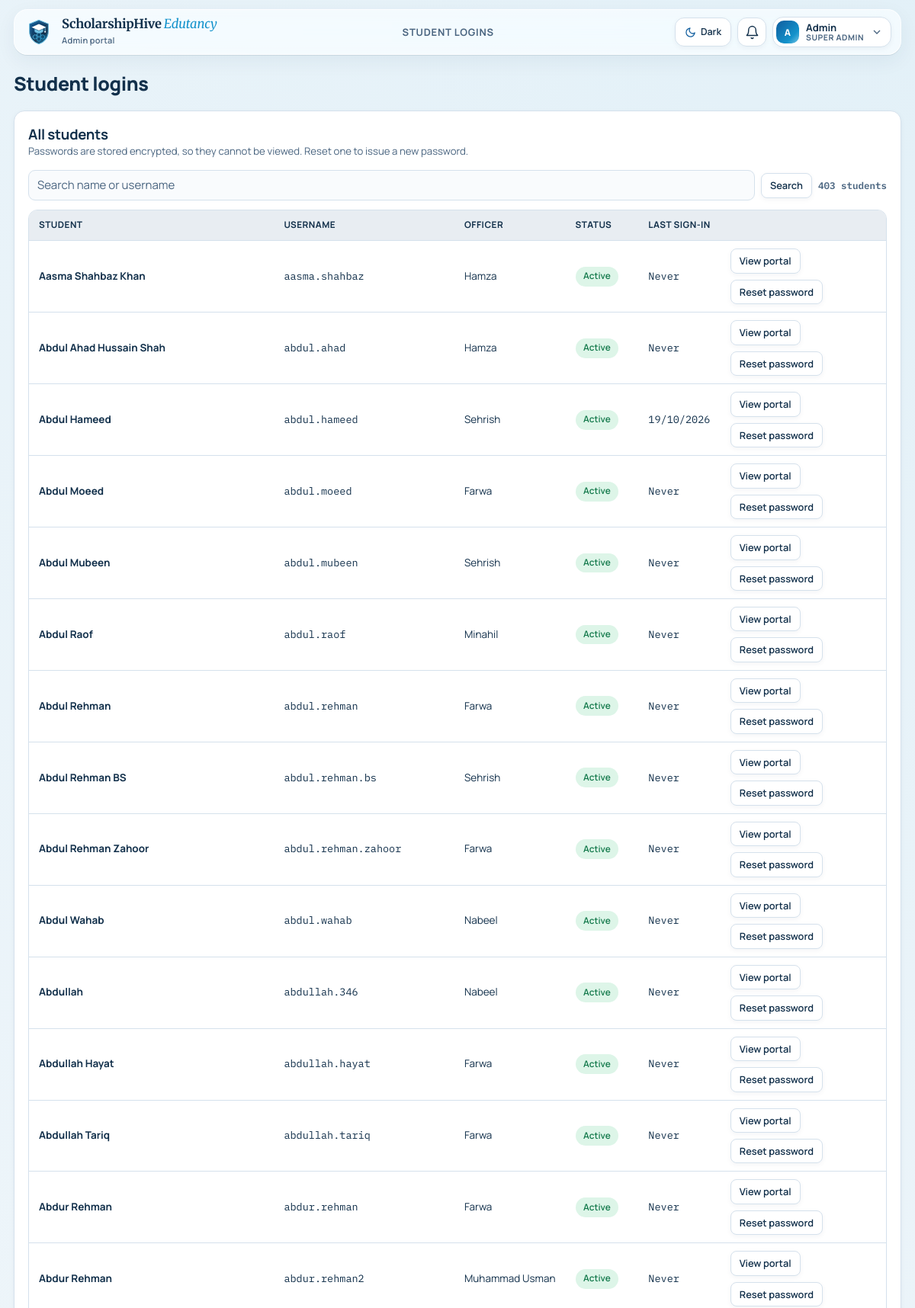
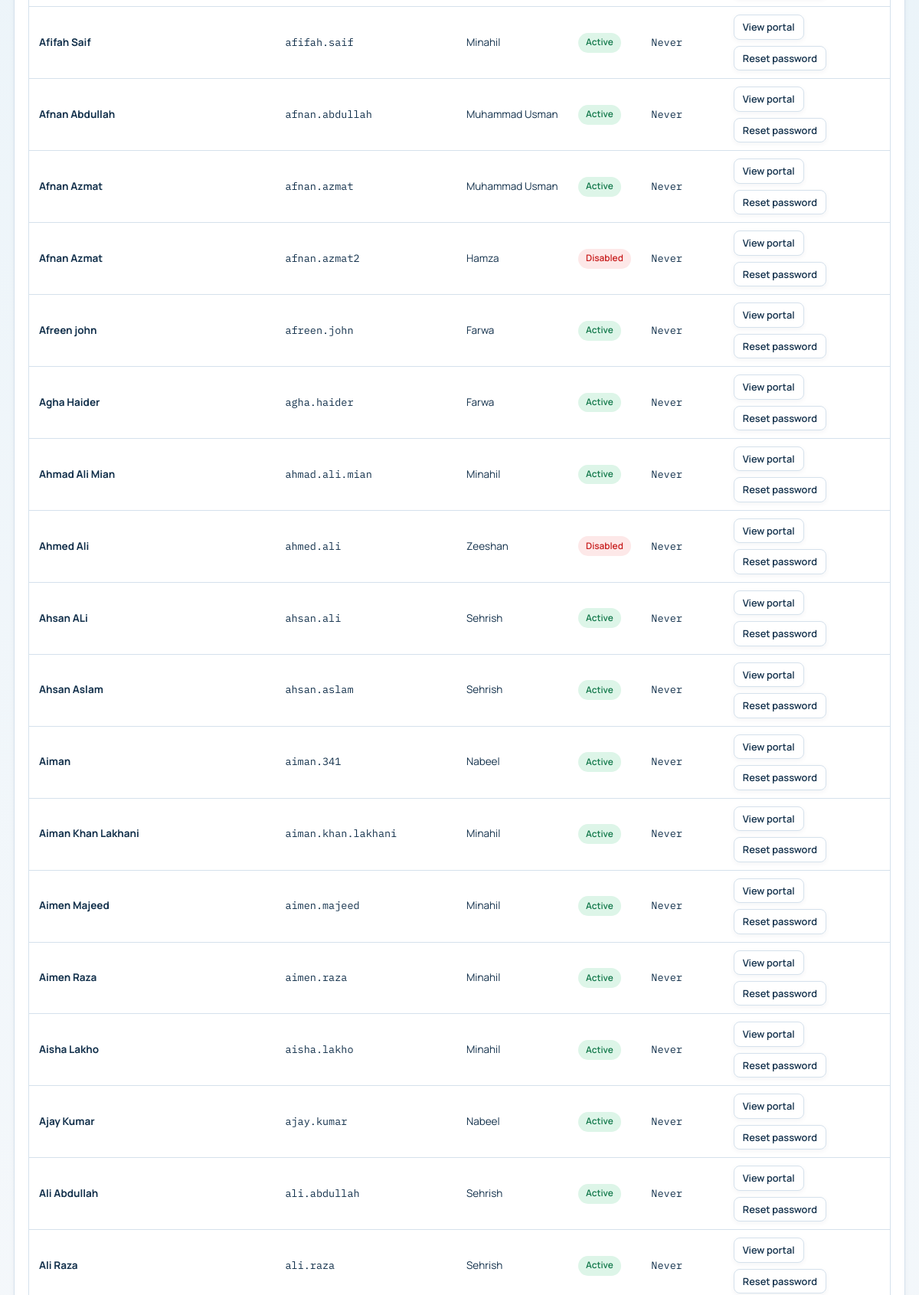
Page /admin/logins.php (signed in, upper part) on the committed database (2 pictures, top to bottom).
### tables this page shows
CREATE TABLE "users" (
  id                   INTEGER PRIMARY KEY AUTOINCREMENT,
  name                 TEXT NOT NULL,
  username             TEXT NOT NULL UNIQUE,
  password_hash        TEXT NOT NULL,
  role                 TEXT NOT NULL CHECK(role IN ('super_admin','admin','pms_lead','counselor','processing_staff','officer','student')),
  student_id           INTEGER NULL UNIQUE,
  active               INTEGER NOT NULL DEFAULT 1,
  must_change_password INTEGER NOT NULL DEFAULT 1,
  last_login           TEXT NULL,
  created_at           TEXT NOT NULL, department TEXT DEFAULT 'backend', session_token TEXT NULL, session_started_at TEXT NULL, session_ip TEXT NULL, session_agent TEXT NULL, email TEXT NULL, phone TEXT NULL, branch TEXT NULL, job_title TEXT NULL, permissions TEXT NULL,
  FOREIGN KEY (student_id) REFERENCES students(id) ON DELETE CASCADE
);

CREATE TABLE students (
  id                INTEGER PRIMARY KEY AUTOINCREMENT,
  name              TEXT NOT NULL,
  counselor         TEXT NULL,
  officer_id        INTEGER NULL,
  entered_by        INTEGER NULL,
  refund            TEXT NULL,
  branch            TEXT NULL,
  intake            TEXT NULL,
  received_date     TEXT NULL,
  consult1          TEXT NULL,
  consent           TEXT NULL,
  docs_checklist    TEXT NULL,
  initial_meeting   TEXT NULL,
  follow_up_1       TEXT NULL,
  recorded_uploaded TEXT NULL,
  drive_link        TEXT NULL,
  meeting_priority  TEXT NULL,
  second_meeting    TEXT NULL,
  follow_up_2       TEXT NULL,
  tax_meeting       TEXT NULL,
  follow_up_3       TEXT NULL,
  offer             TEXT NULL,
  consult2          TEXT NULL,
  disc2             TEXT NULL,
  enrollment        TEXT NULL,
  consult3          TEXT NULL,
  disc3             TEXT NULL,
  visa              TEXT NULL,
  last_installment  TEXT NULL,
  remarks           TEXT NULL,
  created_at        TEXT NOT NULL,
  updated_at        TEXT NULL
, csc_status TEXT DEFAULT NULL, csc_verified_at TEXT DEFAULT NULL, csc_verified_by INTEGER DEFAULT NULL, sheet_sr INTEGER, email TEXT, student_password TEXT, portal_id TEXT, portal_password TEXT, shortlisting TEXT, pending_docs_note TEXT, doc_request_date TEXT, enrollment_date TEXT, installment_1 TEXT, installment_2 TEXT, installment_3 TEXT, installment_4 TEXT, threat_cancellation TEXT, meeting_link TEXT, drive_files_json TEXT NULL, frontend_officer_id INTEGER DEFAULT NULL, frontend_officer_name TEXT DEFAULT NULL, student_status TEXT NOT NULL DEFAULT 'active' CHECK (student_status IN ('active','inactive','disabled')), program_level TEXT NULL CHECK (program_level IN ('BS','MS') OR program_level IS NULL), country TEXT NULL, disabled_reason TEXT NULL, disabled_by INTEGER NULL REFERENCES users(id), disabled_at TEXT NULL, is_refunded INTEGER NOT NULL DEFAULT 0, refund_date TEXT NULL, refund_note TEXT NULL, assigned_pms_lead_id INTEGER NULL REFERENCES users(id), assigned_counselor_id INTEGER NULL REFERENCES users(id), last_edited_at TEXT NULL, last_edited_by INTEGER NULL REFERENCES users(id), last_remark_at TEXT NULL, pending_since TEXT NULL, is_legacy INTEGER NOT NULL DEFAULT 0, contact_number TEXT NULL, last_degree TEXT NULL, gpa TEXT NULL, ielts_score TEXT NULL, applied_for TEXT NULL, application_fees TEXT NULL, dues TEXT NULL, recovery_email TEXT NULL, campus_france_status TEXT NULL, cv_status TEXT NULL, sop_status TEXT NULL, mock_interview_status TEXT NULL, embassy_status TEXT NULL, admission_secured TEXT NULL, processing_status TEXT NULL, meeting_note TEXT NULL, meeting_video_path TEXT NULL, meeting_video_name TEXT NULL, docs_source TEXT NULL);

### admin/logins.php (the view, shortened to what the rows shown need)
<?php
require __DIR__ . '/../app/bootstrap.php';
require APP . '/layout.php';
$u = require_role('admin');
$params = [];
$sql = 'SELECT s.id, s.name, o.name AS officer_name, l.username, l.active, l.last_login, l.must_change_password
        FROM students s LEFT JOIN users l ON l.student_id = s.id LEFT JOIN users o ON o.id = s.officer_id';
$rows = q($sql . ' ORDER BY s.name', $params)->fetchAll();
page_start('Student logins', $u, PORTALS['admin']['label']);
?>
<h1>Student logins</h1>
<section class="panel">
  <div class="panel-h"><div><h2>All students</h2><p>Passwords are stored encrypted, so they cannot be viewed. Reset one to issue a new password.</p></div></div>
  <div class="tbl"><table>
    <thead><tr><th>Student</th><th>Username</th><th>Officer</th><th>Status</th><th>Last sign-in</th><th></th></tr></thead>
    <tbody>
    <?php foreach ($rows as $r): ?>
      <tr>
        <td><a href="<?= h(url('admin/student.php?id=' . $r['id'])) ?>"><b><?= h($r['name']) ?></b></a></td>
        <td class="mono"><?= h($r['username'] ?? '—') ?></td>
        <td><?= h($r['officer_name'] ?? 'Not assigned') ?></td>
        <td><?php if (!$r['username']): ?><span class="pill">No login</span><?php elseif (!$r['active']): ?><span class="pill bad">Disabled</span><?php elseif ($r['must_change_password']): ?><span class="pill warn">Not signed in yet</span><?php else: ?><span class="pill ok">Active</span><?php endif; ?></td>
        <td class="num"><?= $r['last_login'] ? h(fmt_date(substr($r['last_login'], 0, 10))) : 'Never' ?></td>
        <td><form method="post" class="row-actions"><?= csrf_field() ?><input type="hidden" name="student_id" value="<?= (int)$r['id'] ?>"><input type="hidden" name="back" value="list">
          <a class="btn sm" href="<?= h(url('admin/preview.php?id=' . $r['id'])) ?>">View portal</a>
          <button class="btn sm" name="action" value="reset"><?= $r['username'] ? 'Reset password' : 'Create login' ?></button></form></td>
      </tr>
    <?php endforeach; ?>
    </tbody>
  </table></div>
</section>
<?php page_end();

### app/layout.php (shortened to what the rows shown need)
<?php
function user_initials(string $name): string {
    $parts = preg_split('/\s+/', trim($name)) ?: [];
    $ini = '';
    foreach (array_slice($parts, 0, 2) as $p) $ini .= mb_strtoupper(mb_substr($p, 0, 1));
    return $ini ?: '?';
}
function theme_toggle_btn(): string {
    return '<button type="button" class="theme-toggle" data-theme-toggle aria-label="Switch theme" title="Switch between Light and Dark mode" aria-pressed="false">'
         . '<svg class="icon-sun" viewBox="0 0 24 24" aria-hidden="true"><circle cx="12" cy="12" r="5"/><line x1="12" y1="1" x2="12" y2="3"/><line x1="12" y1="21" x2="12" y2="23"/><line x1="4.22" y1="4.22" x2="5.64" y2="5.64"/><line x1="18.36" y1="18.36" x2="19.78" y2="19.78"/><line x1="1" y1="12" x2="3" y2="12"/><line x1="21" y1="12" x2="23" y2="12"/><line x1="4.22" y1="19.78" x2="5.64" y2="18.36"/><line x1="18.36" y1="5.64" x2="19.78" y2="4.22"/></svg>'
         . '<svg class="icon-moon" viewBox="0 0 24 24" aria-hidden="true"><path d="M21 12.79A9 9 0 1 1 11.21 3 7 7 0 0 0 21 12.79z"/></svg>'
         . '<span data-theme-label>Dark</span>'
         . '</button>';
}
function brand_logo_svg(int $size = 42): string {
    return '<svg xmlns="http://www.w3.org/2000/svg" width="' . $size . '" height="' . $size . '" viewBox="0 0 64 64" fill="none" aria-hidden="true">'
         . '<defs>'
         . '<linearGradient id="shShieldG" x1="8" y1="4" x2="56" y2="60" gradientUnits="userSpaceOnUse"><stop offset="0%" stop-color="#0F5D9E"/><stop offset="65%" stop-color="#12304B"/><stop offset="100%" stop-color="#1392CB"/></linearGradient>'
         . '<linearGradient id="shHiveG" x1="16" y1="24" x2="48" y2="54" gradientUnits="userSpaceOnUse"><stop offset="0%" stop-color="#74C3E4"/><stop offset="100%" stop-color="#1392CB"/></linearGradient>'
         . '</defs>'
         . '<path d="M32 4L10 13V30.5C10 45.2 19.4 55.9 32 60C44.6 55.9 54 45.2 54 30.5V13L32 4Z" fill="url(#shShieldG)" stroke="#74C3E4" stroke-width="1.8"/>'
         . '<path d="M32 7.5L13.5 15.2V30.2C13.5 42.8 21.4 52.2 32 56C42.6 52.2 50.5 42.8 50.5 30.2V15.2L32 7.5Z" stroke="#74C3E4" stroke-opacity="0.32" stroke-width="1"/>'
         . '<g stroke="url(#shHiveG)" stroke-width="1.5" fill="#1392CB" fill-opacity="0.22" stroke-linejoin="round">'
         . '<polygon points="32,33 36.5,35.6 36.5,40.8 32,43.4 27.5,40.8 27.5,35.6"/>'
         . '<polygon points="23,38.2 27.5,40.8 27.5,46 23,48.6 18.5,46 18.5,40.8"/>'
         . '<polygon points="41,38.2 45.5,40.8 45.5,46 41,48.6 36.5,46 36.5,40.8"/>'
         . '<polygon points="32,43.4 36.5,46 36.5,51.2 32,53.8 27.5,51.2 27.5,46"/>'
         . '</g>'
         . '<polygon points="32,13.5 15,21 32,28.5 49,21" fill="#FFFFFF"/>'
         . '<path d="M22 24.8V30.2C22 32.5 26.5 34.5 32 34.5C37.5 34.5 42 32.5 42 30.2V24.8L32 29.2L22 24.8Z" fill="#74C3E4"/>'
         . '<path d="M46.5 22.2V30.5" stroke="#74C3E4" stroke-width="1.8" stroke-linecap="round"/>'
         . '<circle cx="46.5" cy="31.5" r="1.8" fill="#FFFFFF"/>'
         . '</svg>';
}
function brand_lockup_html(string $subtitle = ''): string {
    $sub = $subtitle !== '' ? $subtitle : 'Global Education & Processing Portal';
    return '<div class="brand-logo-wrap">' . brand_logo_svg(42) . '</div>'
         . '<div>'
         . '<div class="app">ScholarshipHive<span class="edutancy">Edutancy</span></div>'
         . '<small>' . h($sub) . '</small>'
         . '</div>';
}
function page_start(string $title, ?array $u = null, string $portalLabel = ''): void {
    global $CONFIG;
    $self = ltrim(substr(parse_url($_SERVER['REQUEST_URI'] ?? '', PHP_URL_PATH) ?: '', strlen(base_url())), '/');
    $cookieTheme = $_COOKIE['ptp_theme'] ?? '';
    $htmlThemeAttr = in_array($cookieTheme, ['light', 'dark'], true) ? ' data-theme="' . h($cookieTheme) . '"' : ' data-theme="light"';
    $isStaff = $u && is_staff_role($u['role'] ?? null);
    $idleWarnMin = $isStaff ? (int)setting('idle_warning_minutes', $CONFIG['idle_warning_minutes'] ?? 15) : 0;
    $idleLogoutMin = $isStaff ? (int)setting('idle_logout_minutes', $CONFIG['idle_logout_minutes'] ?? 20) : 0;
    $bodyAttrs = '';
    if ($isStaff) {
        $bodyAttrs = sprintf(
            ' data-idle-enabled="1" data-idle-warning-minutes="%d" data-idle-logout-minutes="%d" data-ping-url="%s" data-logout-url="%s"',
            $idleWarnMin,
            $idleLogoutMin,
            h(url('ping.php')),
            h(url('index.php?idle_logout=1'))
        );
        $bodyAttrs .= ' data-has-dock="1"';
    }
    ?><!doctype html>
<html lang="en"<?= $htmlThemeAttr ?>>
<head>
<link rel="stylesheet" href="<?= h(url('assets/style.css')) ?>">
</head>
<body<?= $bodyAttrs ?>>
<div class="wrap">
<?php if ($u):
    $roleBadge = role_label($u['role']);
?>
<header class="topbar">
  <a class="brand" href="<?= h(url(PORTALS[$u['role']]['home'] ?? 'index.php')) ?>"><?= brand_lockup_html($portalLabel) ?></a>
  <div class="topbar-title" aria-hidden="true"><?= h(nav_items($u['role'])[$self] ?? '') ?></div>
  <div class="who">
    <?= theme_toggle_btn() ?>
    <?php if ($isStaff): ?>
      <div class="notif-bell-container">
        <button type="button" id="notif-bell-btn" class="icon-btn" aria-label="Notifications" title="Notifications">
          <svg viewBox="0 0 24 24" aria-hidden="true"><path d="M6 8a6 6 0 0 1 12 0c0 7 3 9 3 9H3s3-2 3-9"/><path d="M10.3 21a1.94 1.94 0 0 0 3.4 0"/></svg>
        </button>
      </div>
    <?php endif; ?>
    <details class="user-menu">
      <summary>
        <span class="avatar"><?= h(user_initials((string)$u['name'])) ?></span>
        <span class="user-meta"><b><?= h($u['name']) ?></b><small><?= h($roleBadge) ?></small></span>
        <svg class="chev" viewBox="0 0 24 24" aria-hidden="true"><path d="m6 9 6 6 6-6"/></svg>
      </summary>
    </details>
  </div>
</header>
<?php else: ?>
<div class="guest-topbar">
  <?= theme_toggle_btn() ?>
</div>
<?php endif; ?>
<main>
<?php endforeach;
}
function page_end(): void { ?>
</main>
</div>
</body>
</html>
<?php }

### rows in the picture
users: role "STUDENT LOGINS", name "A", name "Admin", role "SUPER ADMIN"
students: name "Aasma Shahbaz Khan", username "aasma.shahbaz", officer_name "Hamza", shows "Active", shows "Never"
students: name "Abdul Ahad Hussain Shah", username "abdul.ahad", officer_name "Hamza", shows "Active", shows "Never"
students: name "Abdul Hameed", username "abdul.hameed", officer_name "Sehrish", shows "Active", last_login "19/10/2026"
students: name "Abdul Moeed", username "abdul.moeed", officer_name "Farwa", shows "Active", shows "Never"
students: name "Abdul Mubeen", username "abdul.mubeen", officer_name "Sehrish", shows "Active", shows "Never"
students: name "Abdul Raof", username "abdul.raof", officer_name "Minahil", shows "Active", shows "Never"
students: name "Abdul Rehman", username "abdul.rehman", officer_name "Farwa", shows "Active", shows "Never"
students: name "Abdul Rehman BS", username "abdul.rehman.bs", officer_name "Sehrish", shows "Active", shows "Never"
students: name "Abdul Rehman Zahoor", username "abdul.rehman.zahoor", officer_name "Farwa", shows "Active", shows "Never"
students: name "Abdul Wahab", username "abdul.wahab", officer_name "Nabeel", shows "Active", shows "Never"
students: name "Abdullah", username "abdullah.346", officer_name "Nabeel", shows "Active", shows "Never"
students: name "Abdullah Hayat", username "abdullah.hayat", officer_name "Farwa", shows "Active", shows "Never"
students: name "Abdullah Tariq", username "abdullah.tariq", officer_name "Farwa", shows "Active", shows "Never"
students: name "Abdur Rehman", username "abdur.rehman", officer_name "Farwa", shows "Active", shows "Never"
students: name "Abdur Rehman", username "abdur.rehman2", officer_name "Muhammad Usman", shows "Active", shows "Never"
students: name "Afifah Saif", username "afifah.saif", officer_name "Minahil", shows "Active", shows "Never"
students: name "Afnan Abdullah", username "afnan.abdullah", officer_name "Muhammad Usman", shows "Active", shows "Never"
students: name "Afnan Azmat", username "afnan.azmat", officer_name "Muhammad Usman", shows "Active", shows "Never"
students: name "Afnan Azmat", username "afnan.azmat2", officer_name "Hamza", shows "Disabled", shows "Never"
students: name "Afreen john", username "afreen.john", officer_name "Farwa", shows "Active", shows "Never"
students: name "Agha Haider", username "agha.haider", officer_name "Farwa", shows "Active", shows "Never"
students: name "Ahmad Ali Mian", username "ahmad.ali.mian", officer_name "Minahil", shows "Active", shows "Never"
students: name "Ahmed Ali", username "ahmed.ali", officer_name "Zeeshan", shows "Disabled", shows "Never"
students: name "Ahsan ALi", username "ahsan.ali", officer_name "Sehrish", shows "Active", shows "Never"
students: name "Ahsan Aslam", username "ahsan.aslam", officer_name "Sehrish", shows "Active", shows "Never"
students: name "Aiman", username "aiman.341", officer_name "Nabeel", shows "Active", shows "Never"
students: name "Aiman Khan Lakhani", username "aiman.khan.lakhani", officer_name "Minahil", shows "Active", shows "Never"
students: name "Aimen Majeed", username "aimen.majeed", officer_name "Minahil", shows "Active", shows "Never"
students: name "Aimen Raza", username "aimen.raza", officer_name "Minahil", shows "Active", shows "Never"
students: name "Aisha Lakho", username "aisha.lakho", officer_name "Minahil", shows "Active", shows "Never"
students: name "Ajay Kumar", username "ajay.kumar", officer_name "Nabeel", shows "Active", shows "Never"
students: name "Ali Abdullah", username "ali.abdullah", officer_name "Sehrish", shows "Active", shows "Never"
students: name "Ali Raza", username "ali.raza", officer_name "Sehrish", shows "Active", shows "Never"

### other values in the picture
$sub "Admin portal"
count($rows) "403"
